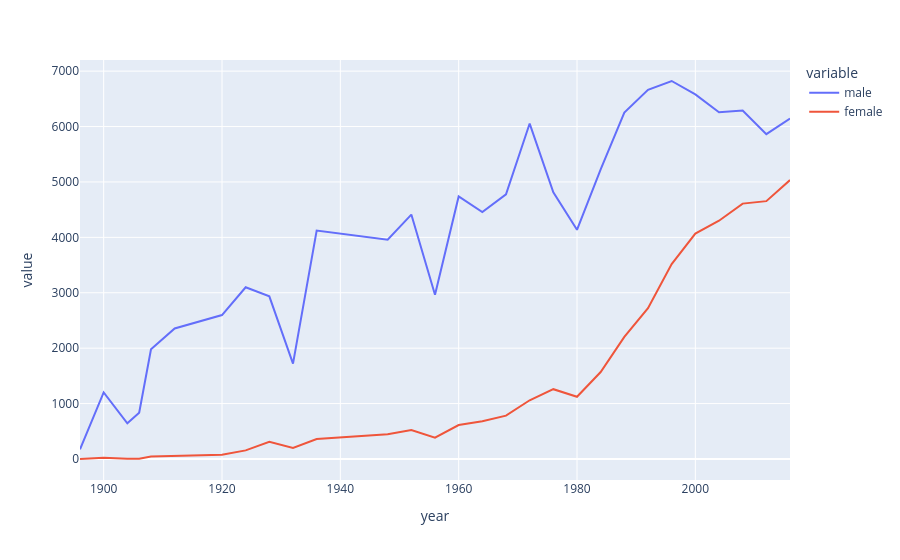

The notebook cell this image was saved under:
### Code cell
fig = px.line(merged_mf, x='year', y=['male', 'female'])
fig.show()

### Figure 1 — Plotly figure (JSON) as saved in the notebook; plotly's stock layout.template omitted (floating-point values rounded to 4 significant figures)
{"data": [{"hovertemplate": "variable=male<br>year=%{x}<br>value=%{y}<extra></extra>", "legendgroup": "male", "line": {"color": "#636efa", "dash": "solid"}, "marker": {"symbol": "circle"}, "mode": "lines", "name": "male", "orientation": "v", "showlegend": true, "type": "scatter", "x": [1896, 1900, 1904, 1906, 1908, 1912, 1920, 1924, 1928, 1932, 1936, 1948, 1952, 1956, 1960, 1964, 1968, 1972, 1976, 1980, 1984, 1988, 1992, 1996, 2000, 2004, 2008, 2012, 2016], "xaxis": "x", "y": [176, 1201, 644, 835, 1980, 2356, 2598, 3100, 2935, 1721, 4123, 3956, 4411, 2963, 4739, 4457, 4775, 6054, 4813, 4136, 5229, 6251, 6663, 6822, 6579, 6257, 6290, 5863, 6145], "yaxis": "y"}, {"hovertemplate": "variable=female<br>year=%{x}<br>value=%{y}<extra></extra>", "legendgroup": "female", "line": {"color": "#EF553B", "dash": "solid"}, "marker": {"symbol": "circle"}, "mode": "lines", "name": "female", "orientation": "v", "showlegend": true, "type": "scatter", "x": [1896, 1900, 1904, 1906, 1908, 1912, 1920, 1924, 1928, 1932, 1936, 1948, 1952, 1956, 1960, 1964, 1968, 1972, 1976, 1980, 1984, 1988, 1992, 1996, 2000, 2004, 2008, 2012, 2016], "xaxis": "x", "y": [0, 23, 6, 6, 44, 53, 78, 156, 312, 201, 361, 446, 521, 384, 613, 680, 783, 1060, 1260, 1123, 1569, 2203, 2723, 3517, 4068, 4300, 4609, 4654, 5034], "yaxis": "y"}], "layout": {"legend": {"title": {"text": "variable"}, "tracegroupgap": 0}, "margin": {"t": 60}, "xaxis": {"anchor": "y", "domain": [0, 1], "title": {"text": "year"}}, "yaxis": {"anchor": "x", "domain": [0, 1], "title": {"text": "value"}}}}
